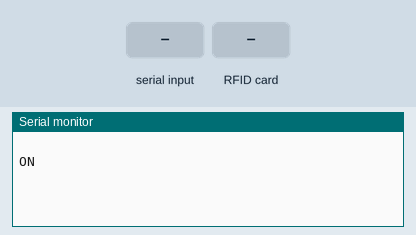
Bench run of a program on a simulated ESP8266 (NodeMCU). Parts: the last lines printed to the serial monitor. Inputs (shaded band) come from the test bench.

Above: at 1.2 s.
1.3 s: "CONNECTED\n" received over Serial
At 2.4 s:
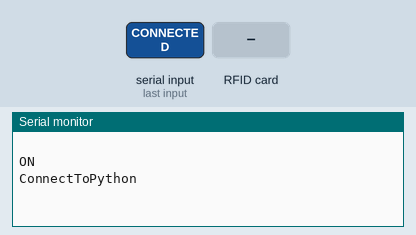
2.8 s: RFID card 5E 7A 19 C4 held to the reader
At 4.2 s:
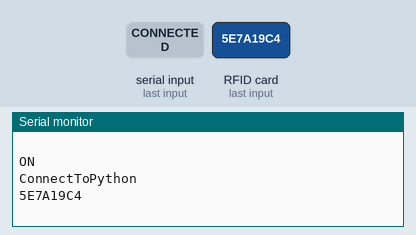

The program:

main.cpp
```cpp
#include <Arduino.h>
#include <SPI.h>
#include <MFRC522.h>

#define SS_PIN D4  //--> SDA / SS is connected to pinout D4
#define RST_PIN D3  //--> RST is connected to pinout D3
MFRC522 mfrc522(SS_PIN, RST_PIN);  //--> Create MFRC522 instance.


unsigned long previousMillis = 0;
const long interval = 60000; // Reset interval in milliseconds
bool loopingForReset = true;


byte readcard[4];
char str[32] = "";
String StrUID;

void array_to_string(byte array[], unsigned int len, char buffer[]) {
    for (unsigned int i = 0; i < len; i++)
    {
        byte nib1 = (array[i] >> 4) & 0x0F;
        byte nib2 = (array[i] >> 0) & 0x0F;
        buffer[i*2+0] = nib1  < 0xA ? '0' + nib1  : 'A' + nib1  - 0xA;
        buffer[i*2+1] = nib2  < 0xA ? '0' + nib2  : 'A' + nib2  - 0xA;
    }
    buffer[len*2] = '\0';
}

int getid() {
  if(!mfrc522.PICC_IsNewCardPresent()) {
    return 0;
  }
  if(!mfrc522.PICC_ReadCardSerial()) {
    return 0;
  }

  for(int i=0;i<4;i++){
    readcard[i]=mfrc522.uid.uidByte[i]; //storing the UID of the tag in readcard
    array_to_string(readcard, 4, str);
    StrUID = str;
  }
  Serial.println(StrUID);

  mfrc522.PICC_HaltA();
  return 1;
}

void setup() {
  Serial.begin(115200);
  SPI.begin();
  mfrc522.PCD_Init();
}

void loop() {


  while (loopingForReset){


    Serial.println(" ");
    Serial.println("ON");
    delay(1000);

    String command = Serial.readStringUntil('\n');
    if (command == "CONNECTED") {
      Serial.println("ConnectToPython");
      break;
    }

    delay(1000);

    ESP.restart();

  }

  loopingForReset = false;

  if (loopingForReset == false){

    getid();

    if (Serial.available()) {
    previousMillis = millis();
    while (Serial.available()) {
      Serial.read(); // Clear the serial buffer
    }
  } else {
    // If no message received for a certain time, reset NodeMCU
    unsigned long currentMillis = millis();
    if (currentMillis - previousMillis >= interval) {
      ESP.restart();
    }
  }

  }

}
```

Measured:
- after the input at 1.3 s, the serial monitor: prints a new line at once (image 1)
- after the input at 2.8 s, the serial monitor: prints a new line at once (image 2)
